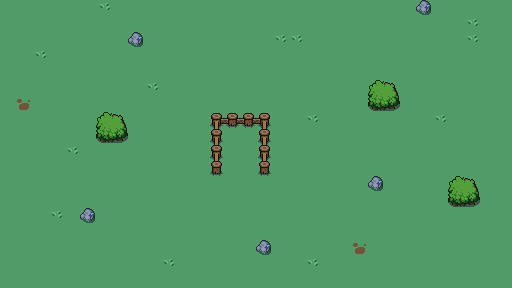

This is a level from a 2D game, rendered from its Tiled map with the project's own tilesets. A one-line summary and the map file follow, with tile-layer data summarised:
An orthogonal 32x18 tile map with 16x16 px tiles, 3 tile layers (ground, bgd_1, fgd).

<map version="1.10" tiledversion="1.12.2" orientation="orthogonal" renderorder="right-down" width="32" height="18" tilewidth="16" tileheight="16" infinite="0" nextlayerid="4" nextobjectid="1">
 <properties>
  <property name="mapMusic" value="audio/map_bgd.mp3" />
 </properties>
 <tileset firstgid="1" source="map.tsx" />
 <layer id="1" name="ground" width="32" height="18">
  <data>[576 cells, 576 non-empty, 2 distinct tile ids]</data>
 </layer>
 <layer id="2" name="bgd_1" width="32" height="18">
  <data>[576 cells, 23 non-empty, 9 distinct tile ids]</data>
 </layer>
 <layer id="3" name="fgd" width="32" height="18">
  <data>[576 cells, 6 non-empty, 2 distinct tile ids]</data>
 </layer>
</map>
